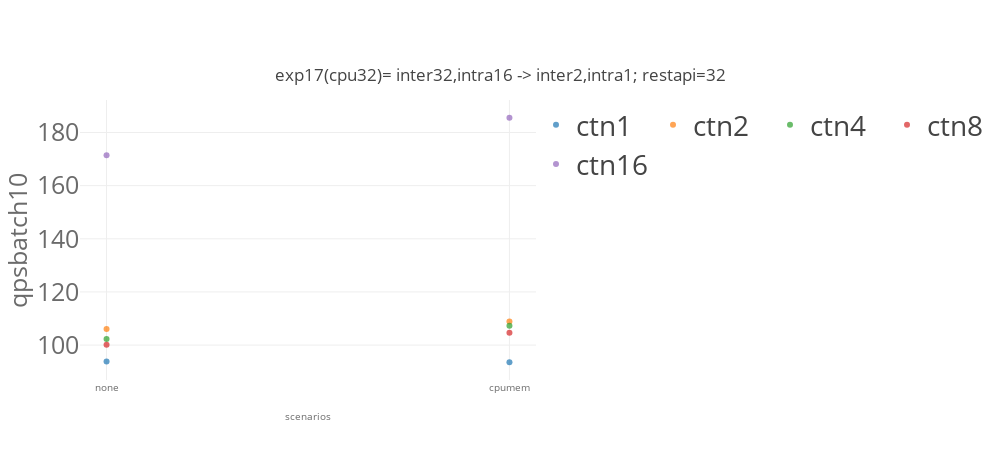
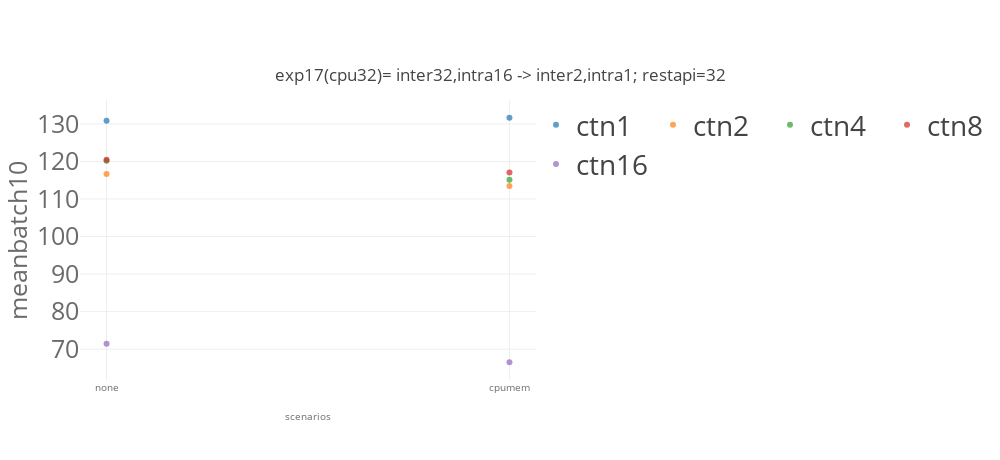
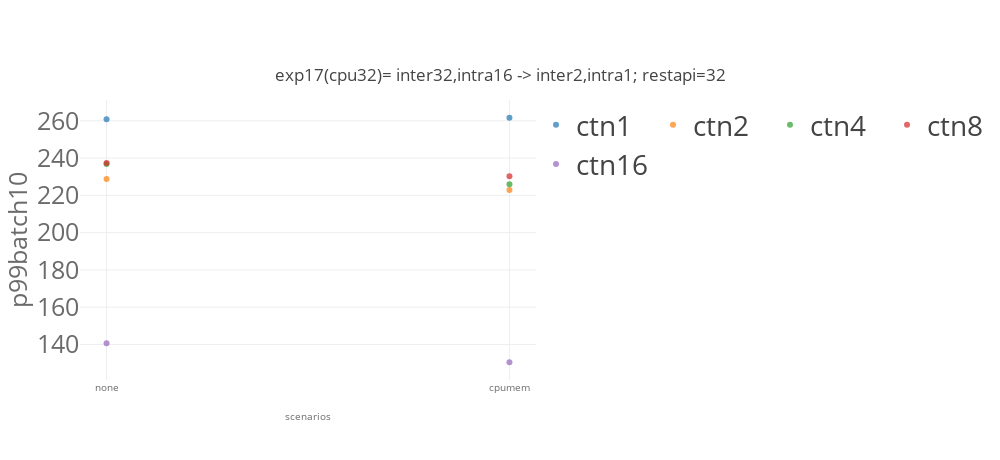

Notebook code for these charts, in order:
### Code cell
import matplotlib
import matplotlib.pyplot as plt
import numpy as np
from svglib.svglib import svg2rlg
from reportlab.graphics import renderPDF
from reportlab.pdfgen import canvas

from numpy import percentile, mean, std
import plotly.graph_objects as go

from plotly.offline import init_notebook_mode, iplot

import plotly.io as pio
pio.templates.default = "none"
# pio.templates.default = "simple_white"

import plotly.graph_objects as go
from plotly.subplots import make_subplots
import pandas as pd
# import plotly.express as px

for x in ['qps','mean','p99']:
    for cbatch in [10]:
        for model_name in ['resnet']:
            list_traces = []
            for numctn in [1,2,4,8,16,32]: 
                dfg_bench = dfg[(dfg['benchmark']== model_name)  & (dfg['cbatch']==cbatch) & (dfg['numctn']==numctn) &\
                            ((dfg['k8senv']=='none') |\
                             (dfg['k8senv']=='cpumem')| (dfg['k8senv']=='cpumemory'))]
#                 print(dfg_bench)


                #data
                trace = go.Scatter(
                    name="ctn"+str(numctn),
                    x=[ 'none','cpumem','cpu'],
                    y= dfg_bench[x].values.tolist(),
        #             error_y = dict(type='data', array=df1_bench['model_time_std'].values.tolist()),
                    opacity=0.7,
                    mode='markers'
                )
                list_traces.append(trace)



            #layout
            layout = go.Layout(
                title={
                    'text': "exp17(cpu32)= inter32,intra16 -> inter2,intra1; restapi=32" ,
                    'y':0.85,
                    'x':0.5,
                    'xanchor': 'center',
                    'yanchor': 'top'},
                width=1000,
                height=460,
                xaxis=dict(
                    title= "scenarios",
                    tickvals=[ 'none','cpumem','cpu'],
                    titlefont=dict(
                        size=10,
                        color='rgb(107, 107, 107)'
                    ),
                    tickfont=dict(
                        size=10,
                        color='rgb(107, 107, 107)'
                    )
                ),
                yaxis=dict(
                    title= x+"batch"+str(cbatch),
                    automargin=True,
                    titlefont=dict(
                        size=25,
                        color='rgb(107, 107, 107)'
                    ),
                    tickfont=dict(
                        size=25,
                        color='rgb(107, 107, 107)'
                    ),    
                ),
                legend=dict(
                    x=1.0,
                    y=1.0,
                    bgcolor='rgba(255, 255, 255, 0)',
                    bordercolor='rgba(255, 255, 255, 0)',
                    font = dict( size = 28)
                ),
                barmode='group',
                bargap=0.15,
                bargroupgap=0.08
        #         legend_orientation="h"
            )

        data = list_traces
        fig = go.Figure(data=data, layout=layout)
        fig.update_layout(legend_orientation="h")
        fig.show()    

    #     fig.write_image(path + model_name + k8senv +'.pdf')

### Figure 1 — Plotly figure (JSON) as saved in the notebook; plotly's stock layout.template omitted (floating-point values rounded to 4 significant figures)
{"data": [{"mode": "markers", "name": "ctn1", "opacity": 0.7, "type": "scatter", "x": ["none", "cpumem", "cpu"], "y": [93.86, 93.55]}, {"mode": "markers", "name": "ctn2", "opacity": 0.7, "type": "scatter", "x": ["none", "cpumem", "cpu"], "y": [106.1, 108.9]}, {"mode": "markers", "name": "ctn4", "opacity": 0.7, "type": "scatter", "x": ["none", "cpumem", "cpu"], "y": [102.3, 107.3]}, {"mode": "markers", "name": "ctn8", "opacity": 0.7, "type": "scatter", "x": ["none", "cpumem", "cpu"], "y": [100.1, 104.7]}, {"mode": "markers", "name": "ctn16", "opacity": 0.7, "type": "scatter", "x": ["none", "cpumem", "cpu"], "y": [171.5, 185.5]}, {"mode": "markers", "name": "ctn32", "opacity": 0.7, "type": "scatter", "x": ["none", "cpumem", "cpu"], "y": []}], "layout": {"bargap": 0.15, "bargroupgap": 0.08, "barmode": "group", "height": 460, "legend": {"bgcolor": "rgba(255, 255, 255, 0)", "bordercolor": "rgba(255, 255, 255, 0)", "font": {"size": 28}, "orientation": "h", "x": 1, "y": 1}, "title": {"text": "exp17(cpu32)= inter32,intra16 -> inter2,intra1; restapi=32", "x": 0.5, "xanchor": "center", "y": 0.85, "yanchor": "top"}, "width": 1000, "xaxis": {"tickfont": {"color": "rgb(107, 107, 107)", "size": 10}, "tickvals": ["none", "cpumem", "cpu"], "title": {"font": {"color": "rgb(107, 107, 107)", "size": 10}, "text": "scenarios"}}, "yaxis": {"automargin": true, "tickfont": {"color": "rgb(107, 107, 107)", "size": 25}, "title": {"font": {"color": "rgb(107, 107, 107)", "size": 25}, "text": "qpsbatch10"}}}}

### Figure 2 — Plotly figure (JSON) as saved in the notebook; plotly's stock layout.template omitted (floating-point values rounded to 4 significant figures)
{"data": [{"mode": "markers", "name": "ctn1", "opacity": 0.7, "type": "scatter", "x": ["none", "cpumem", "cpu"], "y": [130.9, 131.6]}, {"mode": "markers", "name": "ctn2", "opacity": 0.7, "type": "scatter", "x": ["none", "cpumem", "cpu"], "y": [116.7, 113.5]}, {"mode": "markers", "name": "ctn4", "opacity": 0.7, "type": "scatter", "x": ["none", "cpumem", "cpu"], "y": [120.2, 115.1]}, {"mode": "markers", "name": "ctn8", "opacity": 0.7, "type": "scatter", "x": ["none", "cpumem", "cpu"], "y": [120.4, 117.1]}, {"mode": "markers", "name": "ctn16", "opacity": 0.7, "type": "scatter", "x": ["none", "cpumem", "cpu"], "y": [71.42, 66.51]}, {"mode": "markers", "name": "ctn32", "opacity": 0.7, "type": "scatter", "x": ["none", "cpumem", "cpu"], "y": []}], "layout": {"bargap": 0.15, "bargroupgap": 0.08, "barmode": "group", "height": 460, "legend": {"bgcolor": "rgba(255, 255, 255, 0)", "bordercolor": "rgba(255, 255, 255, 0)", "font": {"size": 28}, "orientation": "h", "x": 1, "y": 1}, "title": {"text": "exp17(cpu32)= inter32,intra16 -> inter2,intra1; restapi=32", "x": 0.5, "xanchor": "center", "y": 0.85, "yanchor": "top"}, "width": 1000, "xaxis": {"tickfont": {"color": "rgb(107, 107, 107)", "size": 10}, "tickvals": ["none", "cpumem", "cpu"], "title": {"font": {"color": "rgb(107, 107, 107)", "size": 10}, "text": "scenarios"}}, "yaxis": {"automargin": true, "tickfont": {"color": "rgb(107, 107, 107)", "size": 25}, "title": {"font": {"color": "rgb(107, 107, 107)", "size": 25}, "text": "meanbatch10"}}}}

### Figure 3 — Plotly figure (JSON) as saved in the notebook; plotly's stock layout.template omitted (floating-point values rounded to 4 significant figures)
{"data": [{"mode": "markers", "name": "ctn1", "opacity": 0.7, "type": "scatter", "x": ["none", "cpumem", "cpu"], "y": [260.8, 261.6]}, {"mode": "markers", "name": "ctn2", "opacity": 0.7, "type": "scatter", "x": ["none", "cpumem", "cpu"], "y": [228.8, 222.9]}, {"mode": "markers", "name": "ctn4", "opacity": 0.7, "type": "scatter", "x": ["none", "cpumem", "cpu"], "y": [236.8, 226.0]}, {"mode": "markers", "name": "ctn8", "opacity": 0.7, "type": "scatter", "x": ["none", "cpumem", "cpu"], "y": [237.4, 230.3]}, {"mode": "markers", "name": "ctn16", "opacity": 0.7, "type": "scatter", "x": ["none", "cpumem", "cpu"], "y": [140.7, 130.5]}, {"mode": "markers", "name": "ctn32", "opacity": 0.7, "type": "scatter", "x": ["none", "cpumem", "cpu"], "y": []}], "layout": {"bargap": 0.15, "bargroupgap": 0.08, "barmode": "group", "height": 460, "legend": {"bgcolor": "rgba(255, 255, 255, 0)", "bordercolor": "rgba(255, 255, 255, 0)", "font": {"size": 28}, "orientation": "h", "x": 1, "y": 1}, "title": {"text": "exp17(cpu32)= inter32,intra16 -> inter2,intra1; restapi=32", "x": 0.5, "xanchor": "center", "y": 0.85, "yanchor": "top"}, "width": 1000, "xaxis": {"tickfont": {"color": "rgb(107, 107, 107)", "size": 10}, "tickvals": ["none", "cpumem", "cpu"], "title": {"font": {"color": "rgb(107, 107, 107)", "size": 10}, "text": "scenarios"}}, "yaxis": {"automargin": true, "tickfont": {"color": "rgb(107, 107, 107)", "size": 25}, "title": {"font": {"color": "rgb(107, 107, 107)", "size": 25}, "text": "p99batch10"}}}}
